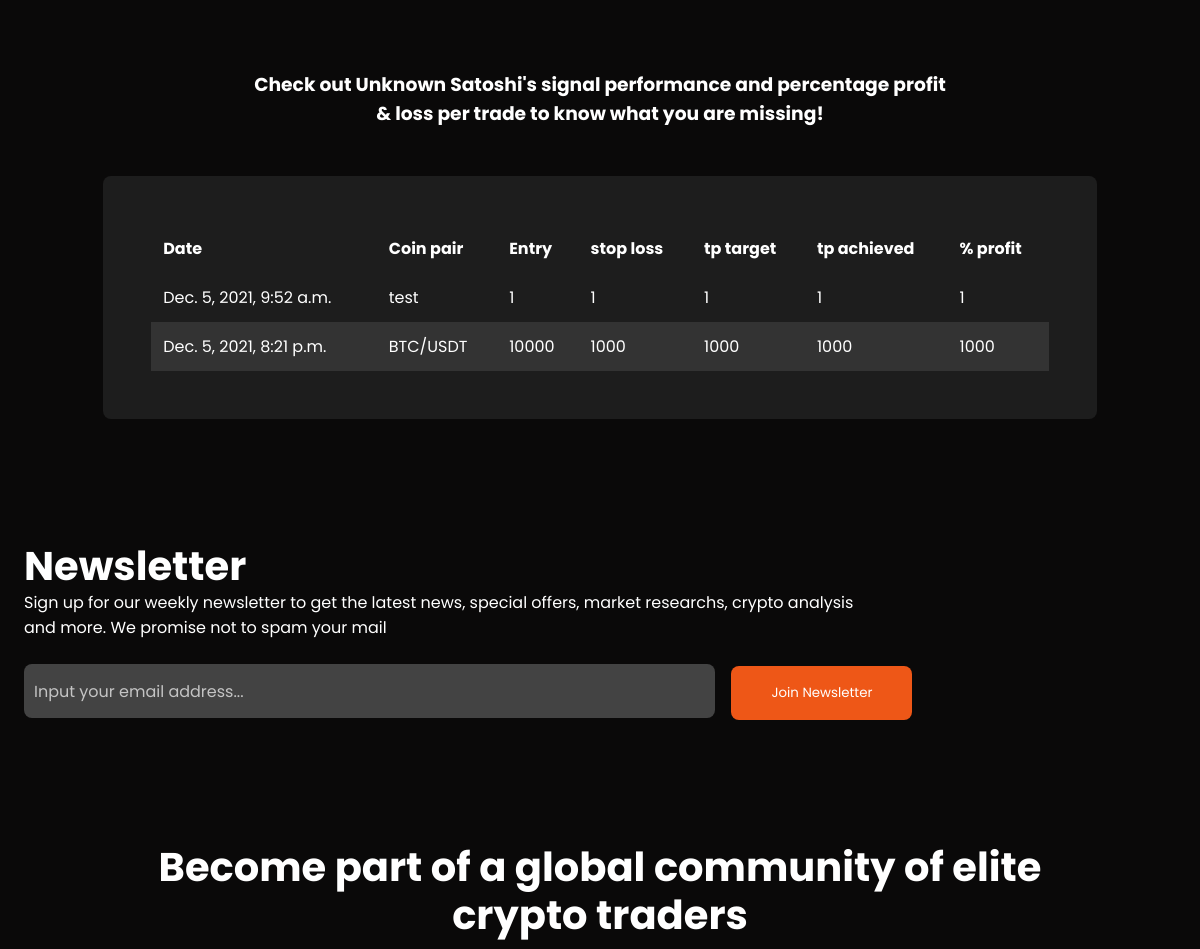
Page /trade-history/ (middle part) on the earlier database version.
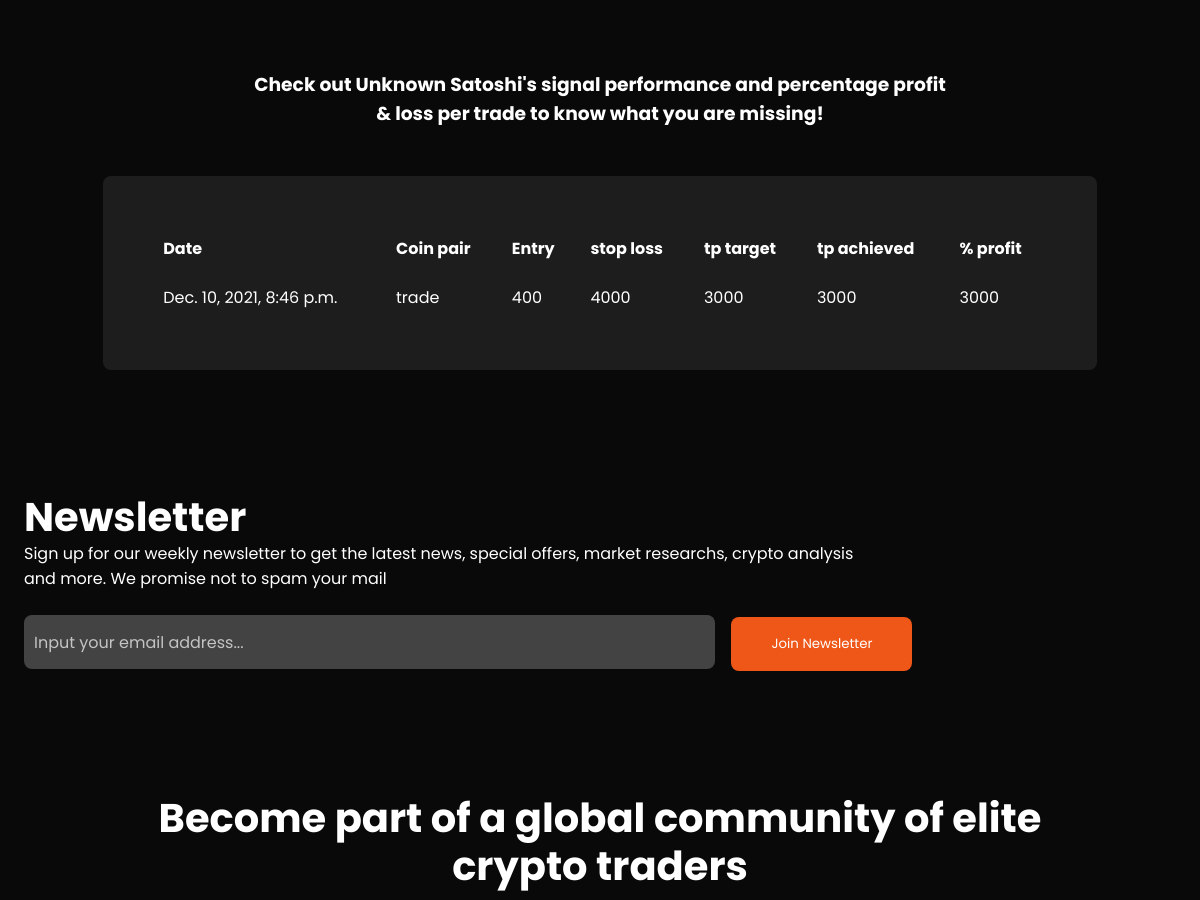
Same page on the later database version.
### cms/models.py (models this page shows, shortened)
class Cms(models.Model):
    id = models.UUIDField(default=uuid.uuid4, unique=True, primary_key=True, editable=False)
    title = models.CharField(max_length=200)
    entry = models.TextField(null=True, blank=True)
    stoploss = models.TextField(null=True, blank=True)
    tp_target = models.IntegerField(default=0, null=True, blank=True)
    tp_achieved = models.IntegerField(default=0, null=True, blank=True)
    profit = models.IntegerField(default=0, null=True, blank=True)
    created = models.DateTimeField(auto_now_add=True)
    class Meta:
        ordering = ('created',)

### cms/views.py (the view)
# urls.py: path('trade-history/', views.trade_history, name='trade-history'),
def trade_history(request):
    template_name = 'cms/trade.html'
    cmss = Cms.objects.all()
    context = {'cmss':cmss}
    return render(request, template_name, context)

### cms/templates/cms/trade.html (shortened to what this page needs)
{% extends 'base2.html' %}
{% load static %}
{% block content %}
<body class="about-page">
	<div class="page-wrapper" style="margin-top: -380px;">
            <h3 class="history-heading">Check out Unknown Satoshi's signal performance and percentage profit & loss per trade to know what you are missing!</h3>
            <section class="trade-table">
              <table>
                <thead>
                  <tr>
                    <th scope="col">Date</th>
                    <th scope="col">Coin pair</th>
                    <th scope="col">Entry</th>
                    <th scope="col">stop loss</th>
                    <th scope="col">tp target</th>
                    <th scope="col">tp achieved</th>
                    <th scope="col">% profit</th>
                  </tr>
                </thead>
                <tbody>
                  {% for cms in cmss %}
                  <tr>
                    <td data-label="Date">{{ cms.created }}</td>
                    <td data-label="Coin pair">{{ cms.title }}</td>
                    <td data-label="Entry">{{ cms.entry }}</td>
                    <td data-label="stop loss">{{ cms.stoploss }}</td>
                    <td data-label="tp target">{{ cms.tp_target }}</td>
                    <td data-label="tp achieved">{{ cms.tp_achieved }}</td>
                    <td data-label="% profit">{{ cms.profit }}</td>
                  </tr>
                  {% endfor %}
                </tbody>
              </table>
            </section>
	</div>
{% endblock content %}

Differences in the rows shown:
removed Cms: created "Dec. 5, 2021, 9:52 a.m.", title "test", entry "1", stoploss "1", tp_target "1", tp_achieved "1", profit "1"
removed Cms: created "Dec. 5, 2021, 8:21 p.m.", title "BTC/USDT", entry "10000", stoploss "1000", tp_target "1000", tp_achieved "1000", profit "1000"
added Cms: created "Dec. 10, 2021, 8:46 p.m.", title "trade", entry "400", stoploss "4000", tp_target "3000", tp_achieved "3000", profit "3000"
